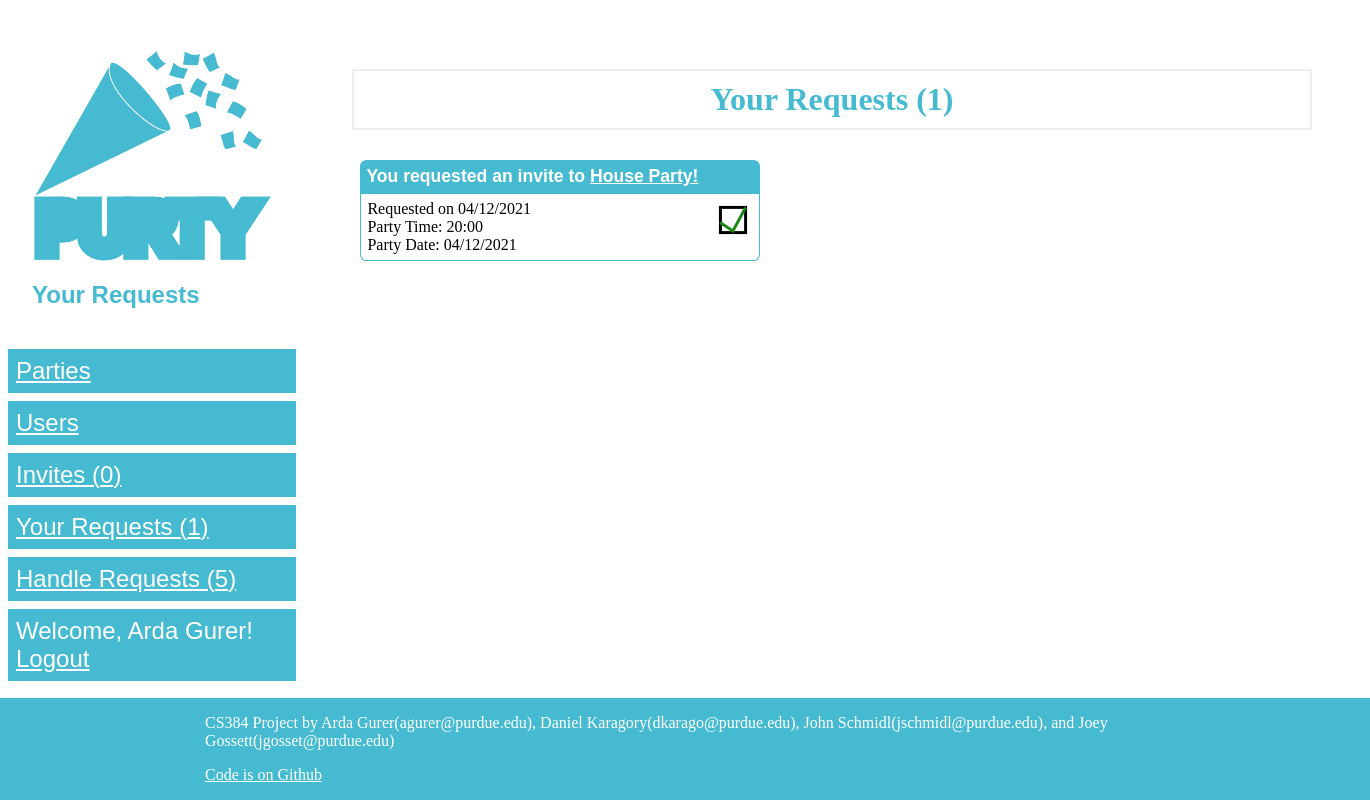
Screenshot of /requests (signed in) with the database file from the repository.
### database_orm.py (models this page shows, shortened)
    class User(db_orm.Model):
        user_id = db_orm.Column('user_id', db_orm.Integer, primary_key = True)
        name = db_orm.Column(db_orm.String(40))
        email = db_orm.Column(db_orm.String(40))
        age = db_orm.Column(db_orm.Integer)

    class Party(db_orm.Model):
        party_id = db_orm.Column('party_id', db_orm.Integer, primary_key = True)
        name = db_orm.Column(db_orm.String(40))
        date = db_orm.Column(db_orm.String(40))
        time = db_orm.Column(db_orm.String(40))
        description = db_orm.Column(db_orm.String(400))
        location_id = db_orm.Column(db_orm.Integer)
        invited_cnt = db_orm.Column(db_orm.Integer)
        coming_cnt = db_orm.Column(db_orm.Integer)
        likes_cnt = db_orm.Column(db_orm.Integer)

### tables this page shows
CREATE TABLE Requests (
  party_id INTEGER NOT NULL,
  user_id INTEGER NOT NULL,
  request_date NVARCHAR(40) NOT NULL,
  reply_date NVARCHAR(40),
  answer INTEGER,
  PRIMARY KEY (party_id, user_id)
);

### app.py (the view)
@app.route('/requests', methods=('GET', 'POST'))
def requests():
    if 'user_id' not in session:
        return redirect(url_for('login'))
    requests = db.get_all_requests(session['user_id'])
    req_cnt = len(requests)
    page_data = []
    for request in requests:
        party = db.get_party(request['party_id'])
        page_data.append((party, request))
    return render_template('requests.html', page_data=page_data, req_cnt=req_cnt)

### app.py (called while the page is built)
def get_req_hand_cnt(user_id):
    return db.get_all_requests_for_host_user_count(user_id)

def get_req_cnt(user_id):
    return db.get_all_requests_count(user_id)

def get_inv_cnt(user_id):
    return db.get_all_invites_count(user_id)

@app.before_request
def check_session():
    if 'user_id' in session:
        if db.user_exists(session['user_id']) == False:
            session.pop('user_id')

### database.py (called while the page is built)
def get_db_connection():
    conn = sqlite3.connect('purty.db')
    conn.row_factory = sqlite3.Row
    return conn

def user_exists(user_id):
    conn = get_db_connection()
    user = conn.execute('SELECT COUNT(*) as count FROM User WHERE user_id = ?',
                        (user_id,)).fetchone()
    conn.close()
    if user['count'] == 0:
        return False
    else:
        return True

def get_user_name(user_id):
    return db_orm.User.query.filter_by(user_id = user_id)[0].name

def get_party(party_id):
    party = db_orm.Party.query.filter_by(party_id = party_id)[0]
    if party is None:
        abort(404)
    return party

def get_all_requests(user_id):
    conn = get_db_connection()
    if user_id is None:
        requests = conn.execute('SELECT * FROM Requests').fetchall()
    else:
        requests = conn.execute('SELECT * FROM Requests WHERE user_id = ?',
                              (user_id,)).fetchall()
    conn.close()
    return requests

def get_all_requests_count(user_id):
    conn = get_db_connection()
    conn.execute("PRAGMA read_uncommitted = true;")
    if user_id is None:
        cnt = conn.execute('SELECT COUNT(*) FROM Requests').fetchone()[0]
    else:
        cnt = conn.execute('SELECT COUNT(*) FROM Requests WHERE user_id = ?',
                              (user_id,)).fetchone()[0]
    conn.close()
    return cnt

def get_all_requests_for_host_user_count(user_id):
    conn = get_db_connection()
    conn.execute("PRAGMA read_uncommitted = true;")
    cnt = conn.execute('SELECT COUNT(*) FROM Host h JOIN Requests r ON r.party_id = h.party_id WHERE h.user_id = ? ',
                              (user_id,)).fetchone()[0]
    conn.close()
    return cnt

def get_all_invites_count(user_id):
    conn = get_db_connection()
    conn.execute("PRAGMA read_uncommitted = true;")
    if user_id is None:
        cnt = conn.execute('SELECT COUNT(*) FROM Invites').fetchone()[0]
    else:
        cnt = conn.execute('SELECT COUNT(*) FROM Invites WHERE user_id = ?',
                              (user_id,)).fetchone()[0]
    conn.close()
    return cnt

### templates/requests.html
{% extends "base.html" %}
{% block title %} Your Requests {% endblock %}
{% block content %}
    <h1>Your Requests ({{ req_cnt }})</h1>
    {% for data in page_data %}
		<div class="invite">
		    <div class="header">
                You requested an invite to
                <a href='{{ url_for('party', party_id=data[0]['party_id']) }}'>{{ data[0]['name'] }}</a>
		    </div>
		    <div class="description">
		        Requested on {{ data[1]['request_date'] }} <br>
		        Party Time: {{ data[0]['time'] }} <br>
		        Party Date: {{ data[0]['date'] }} <br>
		    </div>
		    <div class="choice">
                {% if data[1]['answer'] == 1 %}
			        <img class="choiceImage" src="{{ url_for('static', filename='accepted.svg.png') }}">
                {% elif data[1]['answer'] == 0 %}
			        <img class="choiceImage" src="{{ url_for('static', filename='rejected.svg.png') }}">
                {% else %}
			        <img class="choiceImage" src="{{ url_for('static', filename='pending.svg.png') }}">
                {% endif %}
            </div>
        </div>
    {% endfor %}
{% endblock %}

### templates/base.html (shortened to what this page needs)
<!DOCTYPE html>
<html lang="en">
    <head>
        <link rel="stylesheet" href="{{ url_for('static', filename='css/style.css') }}">
    </head>
    <body>
        <div id='HeaderAndBodyWrapper'>
            {% block header %}
                <div id='Header'>
                    <div id='Logo'>
                        <a href="{{ url_for('parties') }}">
                            <img id="LogoImage" src="{{ url_for('static', filename='logo.svg.png') }}">
                        </a>
                        <span id="LogoSubText">
                            {{ self.title() }}
                        </span>
                     </div>
                    <div class='HeaderItem'>
                        <a href="{{ url_for('parties') }}">Parties</a>
                    </div>
                    <div class='HeaderItem'>
                        <a href="{{ url_for('index') }}">Users</a>
                    </div>
                    {% if 'user_id' in session %}
                    <div class='HeaderItem'>
                        <a href="{{ url_for('invites') }}">Invites ({{ get_inv_cnt(session['user_id']) }})</a>
                    </div>
                    <div class='HeaderItem'>
                        <a href="{{ url_for('requests') }}">Your Requests ({{ get_req_cnt(session['user_id']) }})</a>
                    </div>
                    <div class='HeaderItem'>
                        <a href="{{ url_for('handle_requests') }}">Handle Requests ({{ get_req_hand_cnt(session['user_id']) }})</a>
                    </div>
                    {% endif %}
                    <div class='HeaderItem'>
                        {% if 'user_id' in session %}
                            Welcome, {{ get_user_name(session['user_id']) }}!<br>
                            <a href="{{ url_for('logout') }}">Logout</a>
                        {% else %}
                            <a href="{{ url_for('login') }}">Login</a>
                        {% endif %}
                    </div>
                </div>
            {% endblock %}
            <div id='Body'>
            {% block content %}
            {% endblock %}
            </div>
        </div>
        {% block footer %}
            <div id='Footer'>
                <div id='FooterContent'>
                    <p>
                        CS384 Project by Arda Gurer(agurer@purdue.edu), Daniel Karagory(dkarago@purdue.edu), John Schmidl(jschmidl@purdue.edu), and Joey Gossett(jgosset@purdue.edu)
                    </p>
                    <p>
                        <a href='https://github.com/DanielBatteryStapler/cs348project'>Code is on Github</a>
                    </p>
                </div>
            </div>
        {% endblock %}
    </body>
</html>

### static/css/style.css (style rules this page uses)
:root { --pageContentWidth: 60rem; --headerColor: #45bad1; --headerColorContrast: white; }
h1 { border: 2px #eee solid; color: var(--headerColor); text-align: center; padding: 10px; }
body { height: 100%; padding: 0; margin: 0; display: flex; flex-direction: column; }
html { height: 100%; }
a { color: inherit; }
#HeaderAndBodyWrapper { display: grid; grid-template-columns: 1fr var(--pageContentWidth) 1fr; grid-template-areas: "header body ."; flex: 1 0 auto; }
#Header { grid-area: header; padding-top: 0.2rem; padding-bottom: 0.3rem; font-size: 1.5rem; font-family: sans-serif; }
#Header a { color: var(--headerColorContrast); }
.HeaderItem { display: block; background-color: var(--headerColor); color: var(--headerColorContrast); margin: 0.5rem; padding: 0.5rem; }
#Logo { padding: 2rem; }
#LogoImage { width: 15rem; }
#LogoSubText { color: var(--headerColor); font-weight: bold; font-size: 1.5rem; }
#Body { grid-area: body; width: var(--pageContentWidth); padding: 3rem; }
#Footer { background-color: var(--headerColor); color: var(--headerColorContrast); flex-shrink: 0; }
#FooterContent { width: var(--pageContentWidth); margin-left: auto; margin-right: auto; }
#Footer a { color: var(--headerColorContrast); }
.invite { display: grid; grid-template-columns: 1fr auto; grid-template-areas: "header header" "description choice"; width: 25rem; padding: 0.5rem; }
.invite .header { grid-area: header; padding: 0.4rem; background-color: var(--headerColor); color: var(--headerColorContrast); font-size: 1.1rem; font-family: sans-serif; font-weight: bold; border-radius: 0.4rem 0.4rem 0 0; }
.invite .description { grid-area: description; padding: 0.4rem; border-width: 0 0 0.1rem 0.1rem; border-radius: 0 0 0 0.4rem; border-style: solid; border-color: var(--headerColor); }
.invite .choice { grid-area: choice; padding: 0.4rem; text-align: center; border-width: 0 0.1rem 0.1rem 0; border-radius: 0 0 0.4rem 0; border-style: solid; border-color: var(--headerColor); }

### rows the page displays
User: name "Arda Gurer"
Party: name "House Party!", request_date "04/12/2021", time "20:00", date "04/12/2021"

### other values shown
{{ get_inv_cnt(session['user_id']) }} "0"
{{ get_req_cnt(session['user_id']) }} "1"
{{ get_req_hand_cnt(session['user_id']) }} "5"
{{ req_cnt }} "1"
